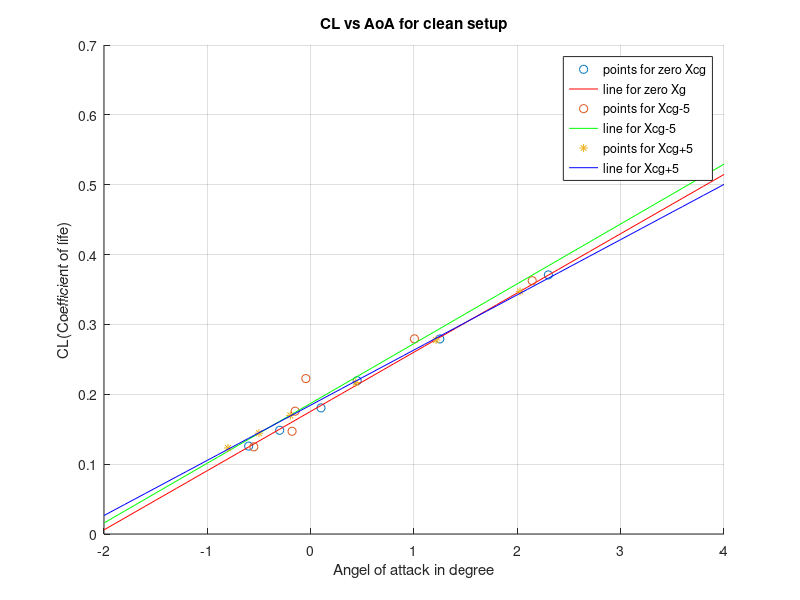

Reproduce this figure in MATLAB.
clc
clear

%%Zero xcg AOA vs CL
%%clean
rho=1.225;
IAS = [239.2,220.1,199.5,180.9,160.3,139]*0.5144;
MassOfFuel=(3100+503+[980,976,971.8,968.6,965,959.4]).*0.453592;
WeightOfFuel = MassOfFuel.*9.81;
CL = WeightOfFuel./(0.5.*rho.*IAS.^2.*17.48);
AoA=[-0.6,-0.3,0.1,0.45,1.25,2.3];

p1=polyfit(AoA,CL,1);
scatter(AoA,CL,'r*');
range = [-2:0.1:4];
hold on
plot(range,p1(1).*range + p1(2),'r');
hold on 
%%
%for cg - 5
%clean
clear 
clc

IAS = [240,221,202,179.5,160.1,140.5].*0.5144;
rho = 1.225;
MassOfFuel=(3100+503+[971.6,969.3,965.1,961.4,956.1,953.9]).*0.453592;
WeightOfFuel = MassOfFuel.*9.81;
CL = WeightOfFuel./(0.5.*rho.*IAS.^2.*17.48);
AoA=[-0.55,-0.18,-0.15,-0.047,1.004,2.144];

p1=polyfit(AoA,CL,1);
scatter(AoA,CL,'g*');
range = [-2:0.1:4];
hold on
plot(range,p1(1).*range + p1(2),'g');
hold on 
%%
%%xcg + 5AOA vs CL
%clean
rho=1.225;
IAS = [240,221.25,203.8,180,158.9,142]*0.5144;
MassOfFuel=(3100+503+[910.75,897,884.1,869.6,861.6,854]).*0.453592;
WeightOfFuel = MassOfFuel.*9.81;
CL = WeightOfFuel./(0.5.*rho.*IAS.^2.*17.48);
AoA=[-0.8,-0.5,-0.197,0.4365,1.214,2.026];

p1=polyfit(AoA,CL,1);
scatter(AoA,CL,'*b');
range = [-2:0.1:4];
hold on
plot(range,p1(1).*range + p1(2),'b');

legend('points for zero Xcg','line for zero Xg','points for Xcg-5','line for Xcg-5','points for Xcg+5','line for Xcg+5');
xlabel('Angel of attack in degree');
ylabel('CL(Coefficient of life)');
title('CL vs AoA for clean setup');
grid on
hold off
